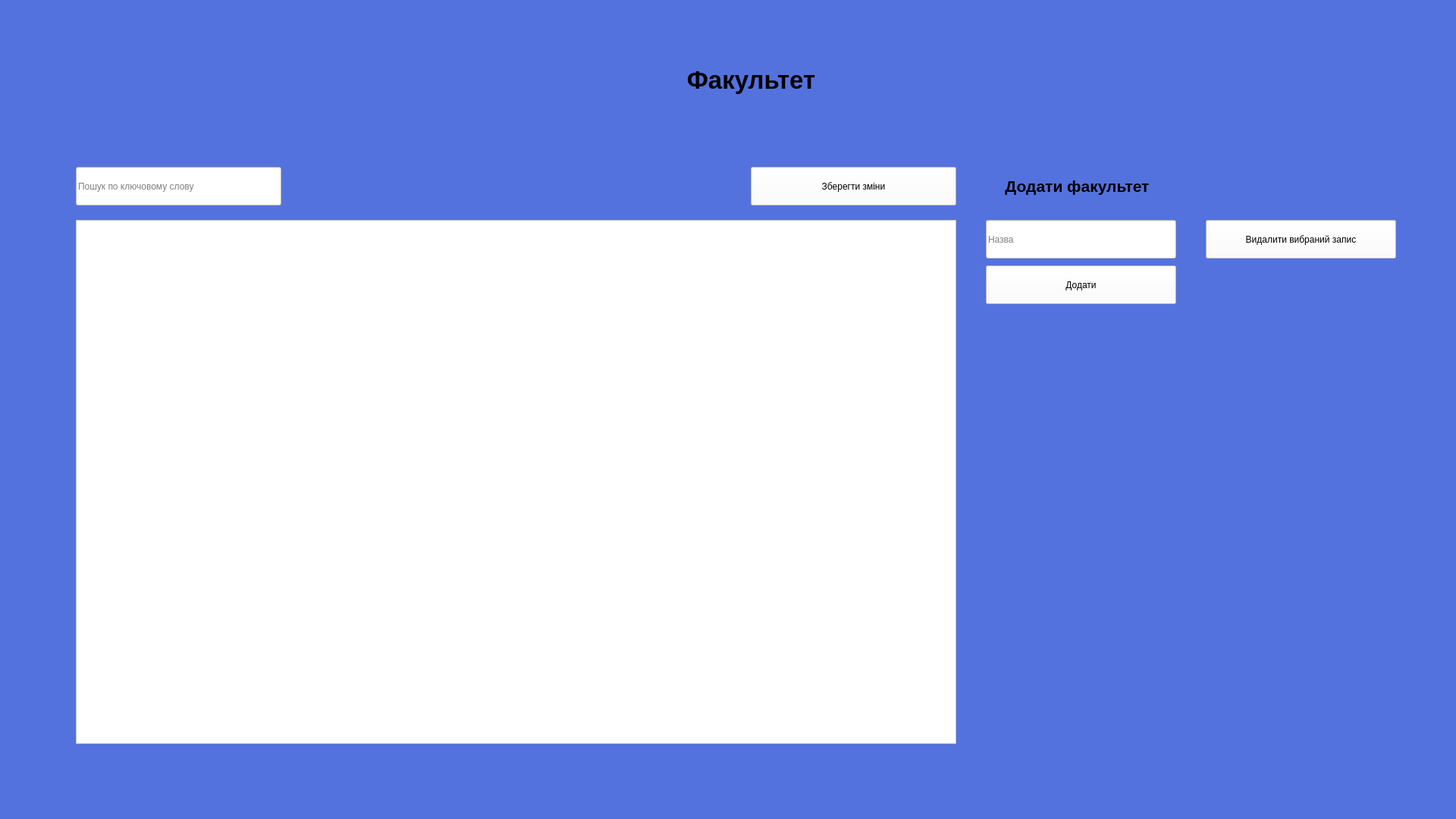
<?xml version="1.0" encoding="UTF-8"?>
<ui version="4.0">
 <class>Management</class>
 <widget class="QMainWindow" name="Management">
  <property name="geometry">
   <rect>
    <x>0</x>
    <y>0</y>
    <width>1920</width>
    <height>1080</height>
   </rect>
  </property>
  <property name="windowTitle">
   <string>Керування БД</string>
  </property>
  <property name="windowIcon">
   <iconset>
    <normaloff>../Downloads/symvolika-1.png</normaloff>../Downloads/symvolika-1.png</iconset>
  </property>
  <property name="styleSheet">
   <string notr="true">background: #5472DE;
background-image: url(:/newPrefix/649eb8ca76c20 (1).png);</string>
  </property>
  <widget class="QWidget" name="centralwidget">
   <widget class="QLabel" name="label_3">
    <property name="geometry">
     <rect>
      <x>620</x>
      <y>50</y>
      <width>741</width>
      <height>111</height>
     </rect>
    </property>
    <property name="font">
     <font>
      <family>Arial</family>
      <pointsize>25</pointsize>
      <weight>75</weight>
      <bold>true</bold>
     </font>
    </property>
    <property name="autoFillBackground">
     <bool>false</bool>
    </property>
    <property name="styleSheet">
     <string notr="true">background: transparent;</string>
    </property>
    <property name="text">
     <string>Факультет</string>
    </property>
    <property name="textFormat">
     <enum>Qt::AutoText</enum>
    </property>
    <property name="alignment">
     <set>Qt::AlignCenter</set>
    </property>
   </widget>
   <widget class="QLineEdit" name="lineEdit_16">
    <property name="geometry">
     <rect>
      <x>1300</x>
      <y>290</y>
      <width>251</width>
      <height>51</height>
     </rect>
    </property>
    <property name="styleSheet">
     <string notr="true">background-color: rgb(255, 255, 255);</string>
    </property>
    <property name="placeholderText">
     <string>Назва</string>
    </property>
   </widget>
   <widget class="QLabel" name="label_9">
    <property name="geometry">
     <rect>
      <x>1280</x>
      <y>190</y>
      <width>281</width>
      <height>111</height>
     </rect>
    </property>
    <property name="font">
     <font>
      <family>Arial</family>
      <pointsize>16</pointsize>
      <weight>75</weight>
      <bold>true</bold>
     </font>
    </property>
    <property name="autoFillBackground">
     <bool>false</bool>
    </property>
    <property name="styleSheet">
     <string notr="true">background: transparent;</string>
    </property>
    <property name="text">
     <string>Додати факультет</string>
    </property>
    <property name="textFormat">
     <enum>Qt::AutoText</enum>
    </property>
    <property name="alignment">
     <set>Qt::AlignCenter</set>
    </property>
   </widget>
   <widget class="QLineEdit" name="lineEdit_6">
    <property name="geometry">
     <rect>
      <x>100</x>
      <y>220</y>
      <width>271</width>
      <height>51</height>
     </rect>
    </property>
    <property name="styleSheet">
     <string notr="true">background-color: rgb(255, 255, 255);</string>
    </property>
    <property name="placeholderText">
     <string>Пошук по ключовому слову</string>
    </property>
   </widget>
   <widget class="QPushButton" name="pushButton_16">
    <property name="geometry">
     <rect>
      <x>1300</x>
      <y>350</y>
      <width>251</width>
      <height>51</height>
     </rect>
    </property>
    <property name="styleSheet">
     <string notr="true">background-color: rgb(255, 255, 255);</string>
    </property>
    <property name="text">
     <string>Додати</string>
    </property>
   </widget>
   <widget class="QPushButton" name="pushButton_18">
    <property name="geometry">
     <rect>
      <x>990</x>
      <y>220</y>
      <width>271</width>
      <height>51</height>
     </rect>
    </property>
    <property name="styleSheet">
     <string notr="true">background-color: rgb(255, 255, 255);</string>
    </property>
    <property name="text">
     <string>Зберегти зміни</string>
    </property>
   </widget>
   <widget class="QTableWidget" name="tableWidget_2">
    <property name="geometry">
     <rect>
      <x>100</x>
      <y>290</y>
      <width>1161</width>
      <height>691</height>
     </rect>
    </property>
    <property name="styleSheet">
     <string notr="true">background-color: rgb(255, 255, 255);</string>
    </property>
    <property name="showGrid">
     <bool>true</bool>
    </property>
    <property name="sortingEnabled">
     <bool>true</bool>
    </property>
    <property name="wordWrap">
     <bool>false</bool>
    </property>
    <property name="rowCount">
     <number>0</number>
    </property>
    <property name="columnCount">
     <number>0</number>
    </property>
    <attribute name="horizontalHeaderCascadingSectionResizes">
     <bool>false</bool>
    </attribute>
   </widget>
   <widget class="QPushButton" name="pushButton_17">
    <property name="geometry">
     <rect>
      <x>1590</x>
      <y>290</y>
      <width>251</width>
      <height>51</height>
     </rect>
    </property>
    <property name="styleSheet">
     <string notr="true">background-color: rgb(255, 255, 255);</string>
    </property>
    <property name="text">
     <string>Видалити вибраний запис</string>
    </property>
   </widget>
  </widget>
 </widget>
 <resources>
  <include location="image.qrc"/>
 </resources>
 <connections/>
</ui>
